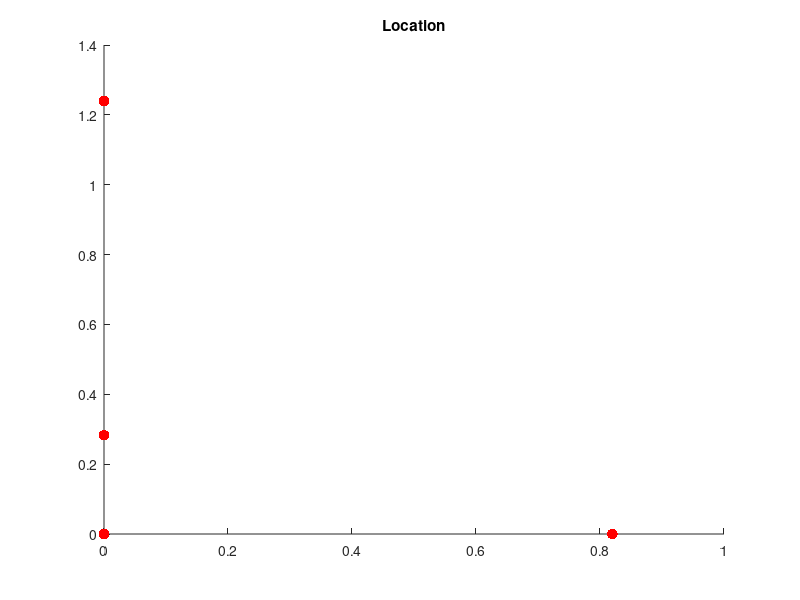

Reproduce this figure in MATLAB. (Note: this script raises an error after producing the figure.)
function StreamUwbLoc()
% UWB localizztion in 3D using gradient descent
% Ranges received through MQTT
% Est Pos published on MQTT

    clc; clear; close all;
    
    % 3D coordinates of beacon
    BeacCoord = [0 1.24 1.22;...% A
        0 0 1.22;... % B
        0.82 0 1.22;...%D
        0 0.283 0.867;...%E
        ];
    
    BufferSize = size(BeacCoord,1); % size of buffer which has to be filled up for location estimation
    mud_state = [0 0 0];
    data_buffer = zeros(BufferSize,2); % node ID | range
    ind_buffer = 1; % this index rolls over when end-of-buffer reached
    
    % Plot that updates UWB node position
    figure; hold on;
    scatter3(BeacCoord(:,1),BeacCoord(:,2),BeacCoord(:,3),60,'filled','MarkerFaceColor','r');
    title('Location');

    jointplot = scatter3(mud_state(1),0,0,60,'filled','MarkerFaceColor','b');
    jointplot.XDataSource = '[mud_state(1)]';
    jointplot.YDataSource = '[mud_state(2)]';
    jointplot.ZDataSource = '[mud_state(3)]';

    
    axis equal; %axis vis3d; 
    xlim([-10 30]); ylim([-10 30]);
    grid on; set(gca,'fontsize',16); xlabel('x'); ylabel('y'); zlabel('z');

    %MQTT
    myMQTT = mqtt('tcp://johnpi.local');
    uwb_mud = myMQTT.subscribe('topic/uwb_range_mud');
    uwb_mud.Callback = @(topic,msg) uwb_mud_func(topic,msg);
    
    %publish(myMQTT, 'topic/uwb_loc', 'testMessage03');
      
    while(1)
        % Update position on plot
        refreshdata(jointplot,'caller');
        drawnow;
        
        % Publish on MQTT
        s = ['{"x":',num2str(mud_state(1),'%.2f'),',"y":',num2str(mud_state(2),'%.2f'),',"z":',num2str(mud_state(3),'%.2f'),'}'];
        publish(myMQTT, 'topic/uwb_loc', s);
    end
    myMQTT.disconnect();

    function uwb_mud_func(~,msg)
        uwb = sscanf(msg,'%d,%f,%d,%f');
        node_id = uwb(1)+1;
        range = uwb(2);
        data_buffer(ind_buffer,:) = [node_id range];
        ind_buffer=ind_buffer+1;
        
        if ind_buffer==BufferSize+1 % circular buffer
            ind_buffer = 1;
            %data_buffer
        end
        
        [~,ind]=unique(data_buffer(:,1)); %  unique beacon IDs only
        data_buffer_unique =  data_buffer(ind,:);
        % Solve for location 
        [mud_state] = gradient_descent_solver(BeacCoord, [data_buffer_unique(:,1), data_buffer_unique(:,2)]);
        
    end
end

